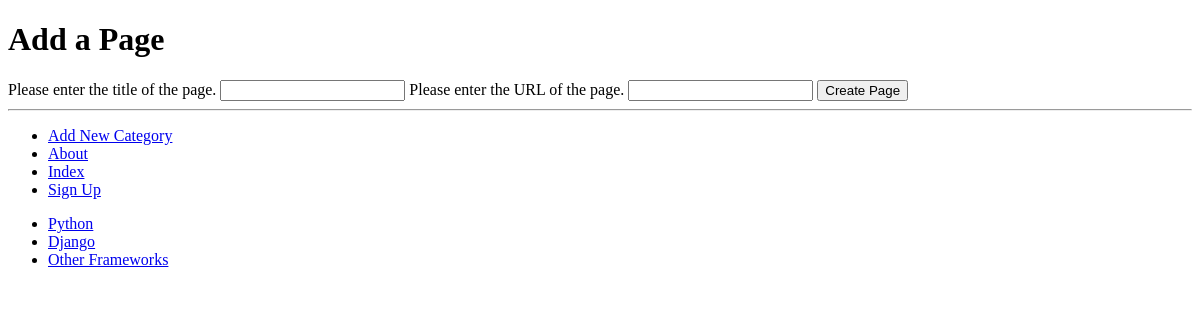
Before: /rango/category/python/add_page/ with the older database file.
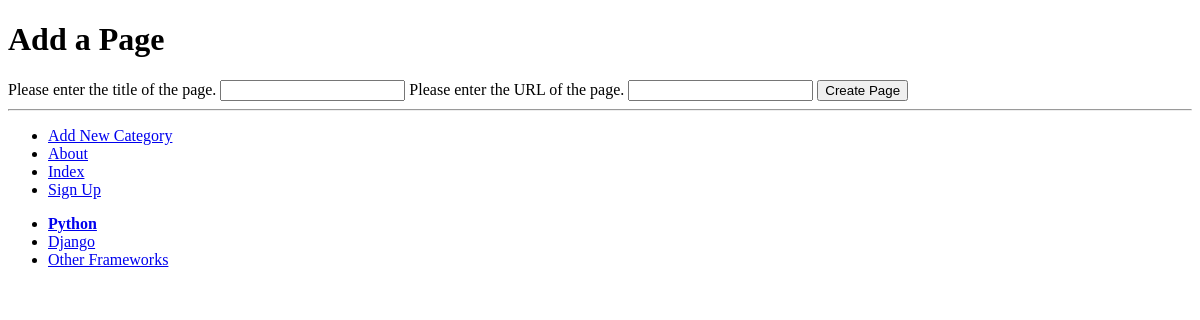
After: the same page with the newer database file.
### rango/models.py (models this page shows, shortened)
class Category(models.Model):
    name_length = 128
    name = models.CharField(max_length=name_length, unique=True)
    views = models.IntegerField(default=0)
    likes = models.IntegerField(default=0)
    slug = models.SlugField(unique=True)
    class Meta:
        verbose_name_plural = "Categories"

### rango/views.py (the view, shortened to what this page needs)
# urls.py: url(r'^category/(?P<category_name_slug>[\w\-]+)/add_page/$', views.add_page, name='add_page'),
def add_page(request, category_name_slug):
        try:
                category = Category.objects.get(slug=category_name_slug)
        except Category.DoesNotExist:
                category = None
        form = PageForm()
        context_dict = {'form':form, 'category':category}
        return render(request, 'rango/add_page.html', context_dict)

### rango/forms.py (shortened to what this page needs)
class PageForm(forms.ModelForm):
    title = forms.CharField(max_length=Page.title_length, help_text="Please enter the title of the page.")
    url = forms.URLField(max_length=Page.url_length, help_text="Please enter the URL of the page.")
    views = forms.IntegerField(widget=forms.HiddenInput(), initial=0)
    class Meta:
        model = Page
        exclude = ('category',)

### rango/templatetags/rango_template_tags.py (called while the page is built)
@register.inclusion_tag('rango/cats.html')
def get_category_list(cat=None):
	return {'cats': Category.objects.all(),
			'act_cat': cat}

### templates/rango/add_page.html (shortened to what this page needs)
<!DOCTYPE html>
{% extends 'rango/base.html' %}
{% load staticfiles %}
{% block body_block %}
	<h1>Add a Page</h1>
	<div>
		<form id="page_form" method="post" action="{% url 'rango:add_page' category.slug %}">
			{% for field in form.visible_fields %}
				{{ field.help_text }}
				{{ field }}
			{% endfor %}
			<input type="submit" name="submit" value="Create Page" />
		</form>
	</div>
{% endblock %}

### templates/rango/cats.html
<ul>
{% if cats %}
	{% for c in cats %}
		{% if c == act_cat %}
			<li>
			<strong>
				<a href={% url 'rango:show_category' c.slug %}>{{ c.name }}</a>
			</strong>
			</li>
		{% else %}
			<li>
				<a href={% url 'rango:show_category' c.slug %}>{{ c.name }}</a>
			</li>
		{% endif %}
	{% endfor %}
{% else %}
	<li><strong>There are no categories present.</strong></li>
{% endif %}
</ul>

Changed rows visible on the page:
changed Category "Python": slug empty → "python" (drawn)
